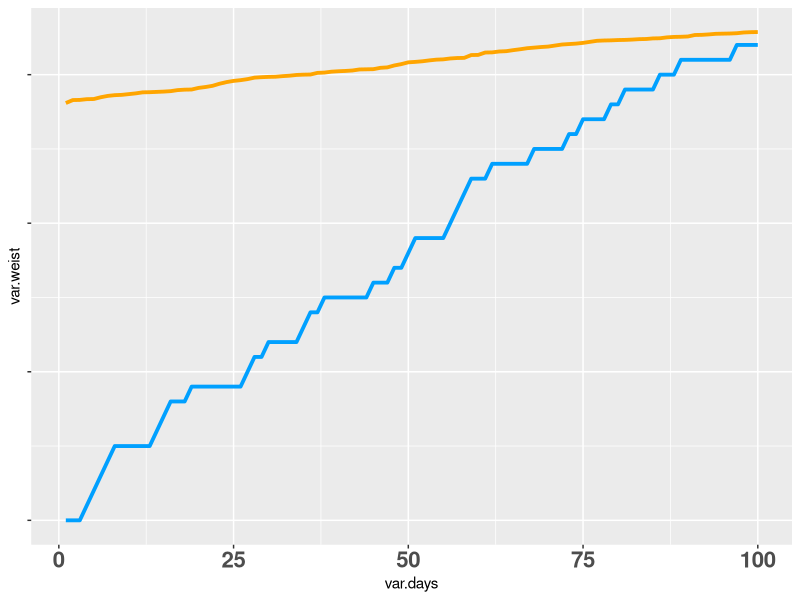

Recreate this plot in R.
## ---- chunk 1

library(ggplot2)
var.cor <- data.frame(
  grp_1 <- c(1:50),
  grp_2 <- c(1:50)
)
cor(
  var.cor$grp_1,var.cor$grp_2
)
## ---- chunk 2
var.cor <- data.frame(
  grp_1 <- c(1:50),
  grp_2 <- c(50:1)
)
cor(
  var.cor$grp_1,var.cor$grp_2
) 
## ---- chunk 3
set.seed(165) #165개의 랜덤 수를 만듬
var.weist <- sample(seq(28,33,by=0.01),size=100) #28부터33까지 0.01 간격으로 100가지 숫자를 만듬
var.weist <- var.weist[order(var.weist)] #오름 차순으로 정렬
set.seed(165)
var.fastfood <- sample(c(0,0,1),size=100,replace = T)
var.corr <- data.frame(
  var.days <- c(1:100),
  var.weist,
  var.fastfood
)
var.corr[,"var.ff_cumsum"] <- cumsum( #var.ff_cumsum 누적값을 추가
  var.corr$var.fastfood
) 

ggplot(data = var.corr
       )+geom_line(aes(x=var.days,y=var.weist),color="#FFA500",size=1.3
                   )+geom_line(aes(x=var.days,y=var.ff_cumsum),color="#00A0FF",size=1.3 #차트 하나에 레이어로 겹쳐서 표
                               )+theme(axis.text = element_text(size=13),
                                       axis.text.x = element_text(size=16,face = "bold"),
                                       axis.text.y = element_blank())

cor(
  var.corr$var.weist,
  var.corr$var.ff_cumsum
)
"[1] 0.975454"
